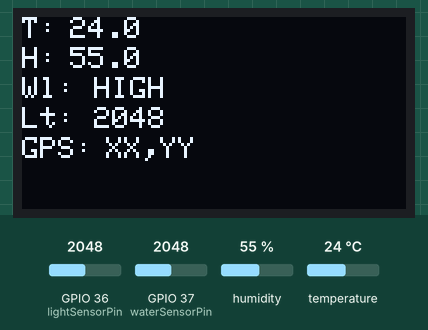
Simulated run of this sketch. Board: ESP32. Parts: 128×64 one-colour display. Inputs (shaded band) come from the test bench; at power-on: humidity 55 %, GPIO 37 (waterSensorPin) = 2048, GPIO 36 (lightSensorPin) = 2048, temperature 24 °C. What the sketch prints to the serial monitor is not drawn.

Above: at 3.2 s.
3.3 s: humidity set to 22 %
At 4.8 s:
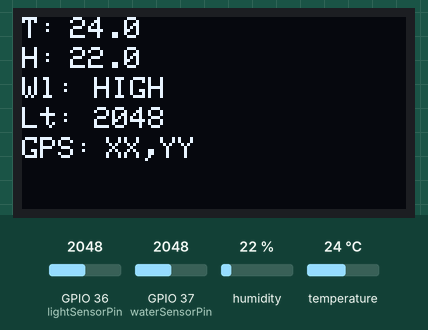
6.0 s: GPIO 37 (waterSensorPin) set to 640
8.7 s: GPIO 37 (waterSensorPin) set to 538
At 11.4 s:
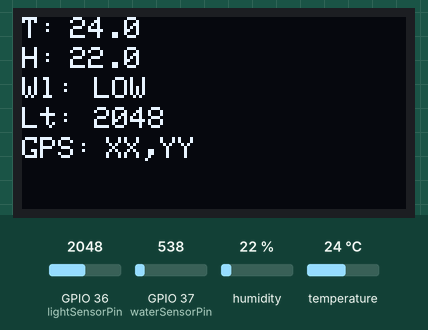
11.7 s: GPIO 36 (lightSensorPin) set to 2866
At 12.9 s:
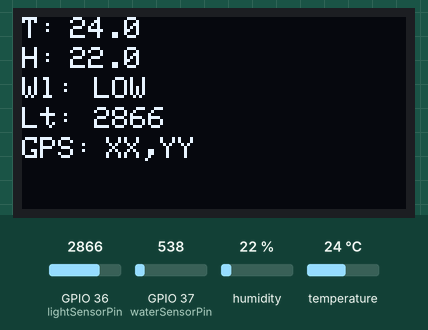
14.4 s: temperature set to 12 °C
At 17.0 s:
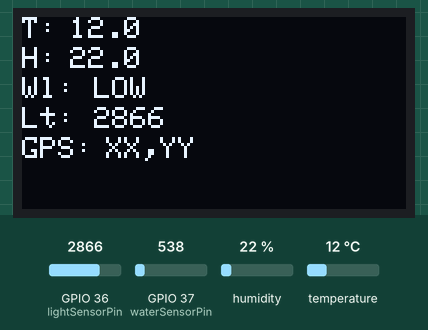
17.7 s: GPIO 36 (lightSensorPin) set to 3972
At 19.6 s:
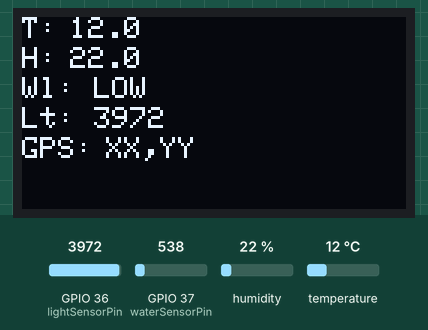
Timing chart, 0 to 21.1 s (numbered marks = the images above; inputs shaded):
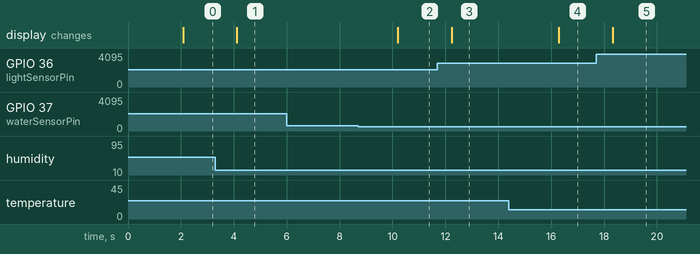

The sketch:

Green_Heart.ino
```cpp
#include <WiFi.h>
#include <WebServer.h>
#include <Wire.h>
#include <Adafruit_GFX.h>
#include <Adafruit_SSD1306.h>
#include <Adafruit_Sensor.h>
#include <DHT.h>
#include <DHT_U.h>

// === SoftAP credentials ===
const char* apSSID = "ESP32Test";
const char* apPASS = "test1234";

// === Web server on port 80 ===
WebServer server(80);

// === OLED setup ===
#define SCREEN_WIDTH 128
#define SCREEN_HEIGHT 64
#define OLED_RESET   -1
Adafruit_SSD1306 display(SCREEN_WIDTH, SCREEN_HEIGHT, &Wire, OLED_RESET);

// === DHT11 setup ===
#define DHTPIN   2
#define DHTTYPE  DHT11
DHT_Unified dht(DHTPIN, DHTTYPE);

// === Other sensor pins ===
const int waterSensorPin = A1;  // water level sensor
const int lightSensorPin = A0;  // light sensor

// === HTML page ===
const char PAGE_MAIN[] PROGMEM = R"=====(
<!DOCTYPE html>
<html lang="en">
<head>
  <meta charset="UTF-8">
  <meta name="viewport" content="width=device-width,initial-scale=1">
  <title>Green Heart Monitor</title>
  <style>
    body { margin:0; font-family:sans-serif; background:#e0f7fa; color:#004d40; }
    header { background:#00796b; color:#fff; text-align:center; padding:1em; }
    .container { display:flex; flex-wrap:wrap; justify-content:center; max-width:1000px; margin:1em auto; }
    .card { background:#fff; border-radius:8px; box-shadow:0 2px 5px rgba(0,0,0,0.1);
            flex:1 1 300px; margin:0.5em; padding:1em; }
    .card h2 { margin-top:0; color:#00695c; border-bottom:2px solid #00695c; padding-bottom:0.3em; }
    .reading { display:flex; justify-content:space-between; margin:0.5em 0; }
    button { display:block; margin:1em auto; padding:0.5em 1em; background:#00796b;
             color:#fff; border:none; border-radius:4px; cursor:pointer; }
    button:hover { background:#004d40; }
    @media(max-width:600px){ .container { flex-direction:column; } }
  </style>
</head>
<body>
  <header><h1>Green Heart Monitor</h1></header>
  <div class="container">
    <div class="card">
      <h2>Environment Monitor</h2>
      <div class="reading"><span>Humidity:</span><span id="humidity">—</span>%</div>
      <div class="reading"><span>Temperature:</span><span id="temperature">—</span>°C</div>
      <div class="reading"><span>GPS:</span><span id="latitude">—</span>,<span id="longitude">—</span></div>
      <div class="reading"><span>Light Brightness:</span><span id="light">—</span>lx</div>
      <div class="reading"><span>Water Level:</span><span id="waterLevel">—</span>cm</div>
    </div>
    <div class="card">
      <h2>Health Monitor</h2>
      <div class="reading"><span>Body Temp:</span><span id="bodyTemp">—</span>°C</div>
      <div class="reading"><span>Movement:</span><span id="movement">—</span></div>
      <div class="reading"><span>Heartbeat:</span><span id="heartbeat">—</span>bpm</div>
      <div class="reading"><span>GPS:</span><span id="healthLat">—</span>,<span id="healthLng">—</span></div>
    </div>
  </div>
  <button onclick="fetchData()">Refresh Data</button>
  <script>
    async function fetchData() {
      try {
        const resp = await fetch('/json');
        const d = await resp.json();
        document.getElementById('humidity'   ).textContent = d.humidity;
        document.getElementById('temperature').textContent = d.temperature;
        document.getElementById('latitude'   ).textContent = d.latitude;
        document.getElementById('longitude'  ).textContent = d.longitude;
        document.getElementById('light'      ).textContent = d.light;
        document.getElementById('waterLevel' ).textContent = d.waterLevel;
        document.getElementById('bodyTemp'   ).textContent = d.bodyTemp;
        document.getElementById('movement'   ).textContent = d.movement;
        document.getElementById('heartbeat'  ).textContent = d.heartbeat;
        document.getElementById('healthLat'  ).textContent = d.latitude;
        document.getElementById('healthLng'  ).textContent = d.longitude;
      } catch(e) {
        console.error(e);
      }
    }
    window.onload = fetchData;
    setInterval(fetchData, 10000);
  </script>
</body>
</html>
)=====";

// === Serve main page ===
void handleRoot() {
  server.send_P(200, "text/html", PAGE_MAIN);
}

// === Serve JSON ===
void handleJson() {
  // Read DHT11
  sensors_event_t evt;
  float hum = NAN, temp = NAN;
  dht.temperature().getEvent(&evt);
  if (!isnan(evt.temperature)) temp = evt.temperature;
  dht.humidity().getEvent(&evt);
  if (!isnan(evt.relative_humidity)) hum = evt.relative_humidity;

  // Read water & light
  int w = analogRead(waterSensorPin);
  int l = analogRead(lightSensorPin);

  // Dummy health fields
  float bodyTemp = temp;           // just reuse DHT temp
  const char* movement = "Active";
  int heartbeat = 75;

  // Build JSON
  String js = "{";
  js += "\"humidity\":"    + String(hum,1)     + ",";
  js += "\"temperature\":" + String(temp,1)    + ",";
  js += "\"latitude\":"    + String(38.8317)   + ",";
  js += "\"longitude\":"   + String(-77.3120)  + ",";
  js += "\"light\":"       + String(l)         + ",";
  js += "\"waterLevel\":"  + String(w<600?0:100)+ ",";
  js += "\"bodyTemp\":"    + String(bodyTemp,1)+ ",";
  js += "\"movement\":\""   + String(movement)  + "\",";
  js += "\"heartbeat\":"   + String(heartbeat);
  js += "}";

  server.sendHeader("Access-Control-Allow-Origin","*");
  server.send(200,"application/json", js);
}

void setup() {
  Serial.begin(115200);
  while(!Serial);

  // OLED init & splash
  if(!display.begin(SSD1306_SWITCHCAPVCC,0x3C)) {
    Serial.println("SSD1306 failed");
    for(;;);
  }
  display.clearDisplay();
  display.setTextSize(2);
  display.setTextColor(WHITE);
  display.setCursor(0,0);
  display.println("Green");
  display.println("Heart");
  display.println("Monitor");
  display.display();
  delay(2000);
  display.clearDisplay();

  // DHT init
  dht.begin();

  // Start SoftAP & server
  WiFi.softAP(apSSID, apPASS);
  Serial.printf("AP '%s' @ %s\n", apSSID, WiFi.softAPIP().toString().c_str());

  server.on("/",     handleRoot);
  server.on("/json", handleJson);
  server.begin();
}

void loop() {
  server.handleClient();

  // Also update OLED in parallel
  display.clearDisplay();
  display.setTextSize(1);
  display.setTextColor(WHITE);
  display.setCursor(0,  0); display.print("T:");
  display.setCursor(16, 0);
  // reuse last JSON values (could cache), but here read again:
  sensors_event_t evt;
  float tempVal = NAN, humVal = NAN;
  dht.temperature().getEvent(&evt);
  if(!isnan(evt.temperature)) tempVal = evt.temperature;
  dht.humidity().getEvent(&evt);
  if(!isnan(evt.relative_humidity)) humVal = evt.relative_humidity;
  if(!isnan(tempVal)) display.print(tempVal,1); else display.print("Err");
  display.setCursor(0, 10); display.print("H:");
  display.setCursor(16,10);
  if(!isnan(humVal)) display.print(humVal,1); else display.print("Err");
  int w = analogRead(waterSensorPin);
  display.setCursor(0, 20); display.print("Wl:");
  display.setCursor(24,20); display.print(w<600?"LOW":"HIGH");
  int lVal = analogRead(lightSensorPin);
  display.setCursor(0, 30); display.print("Lt:");
  display.setCursor(24,30); display.print(lVal);
  display.setCursor(0,40); display.print("GPS:");
  display.setCursor(28,40); display.print("XX,YY");
  display.display();

  delay(2000);
}
```

Measured:
- the behaviour switches between 600 and 599 on GPIO 37 (waterSensorPin) (found by bisection; images 1 and 2)
- after the input at 3.3 s, the display: changes after 0.82 s (image 1)
- after the input at 6.0 s, every drawn part: stays the same
- after the input at 8.7 s, the display: changes after 1.5 s (image 2)
- after the input at 11.7 s, the display: changes after 0.54 s (image 3)
- after the input at 14.4 s, the display: changes after 1.9 s (image 4)
- after the input at 17.7 s, the display: changes after 0.63 s (image 5)
